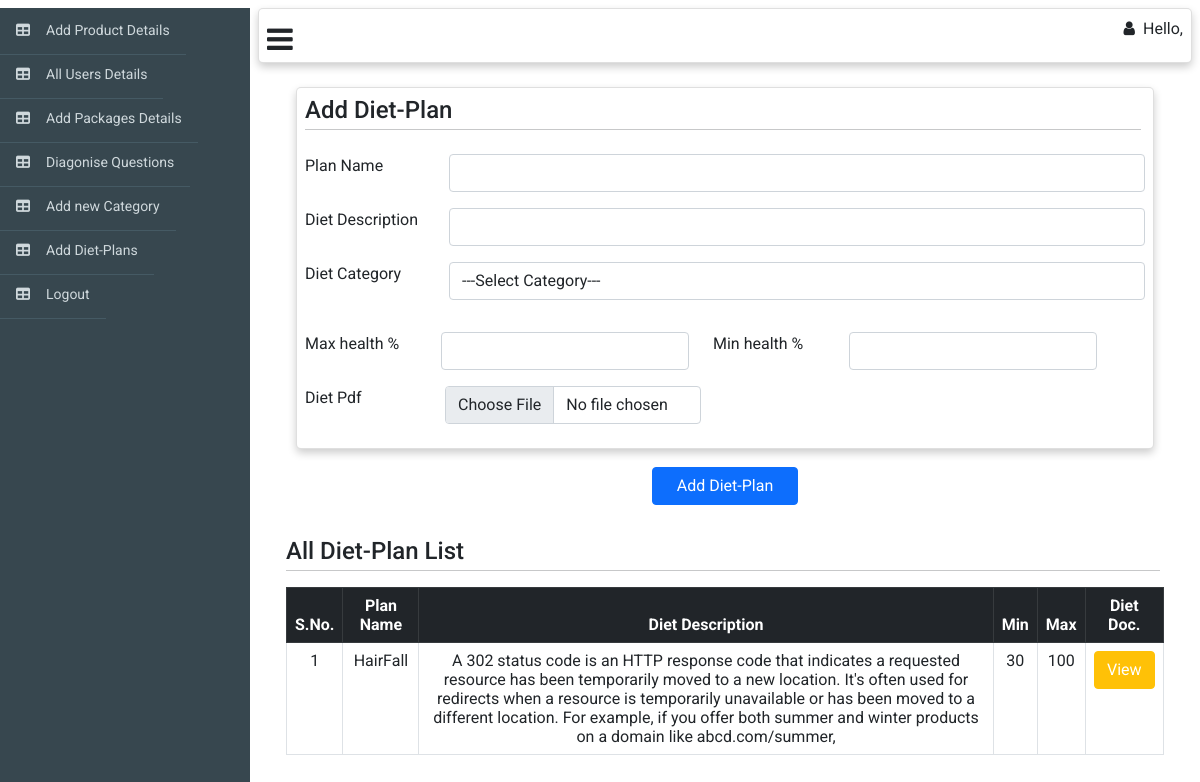
Before: /web_admin/add-diet-plan with the older database file.
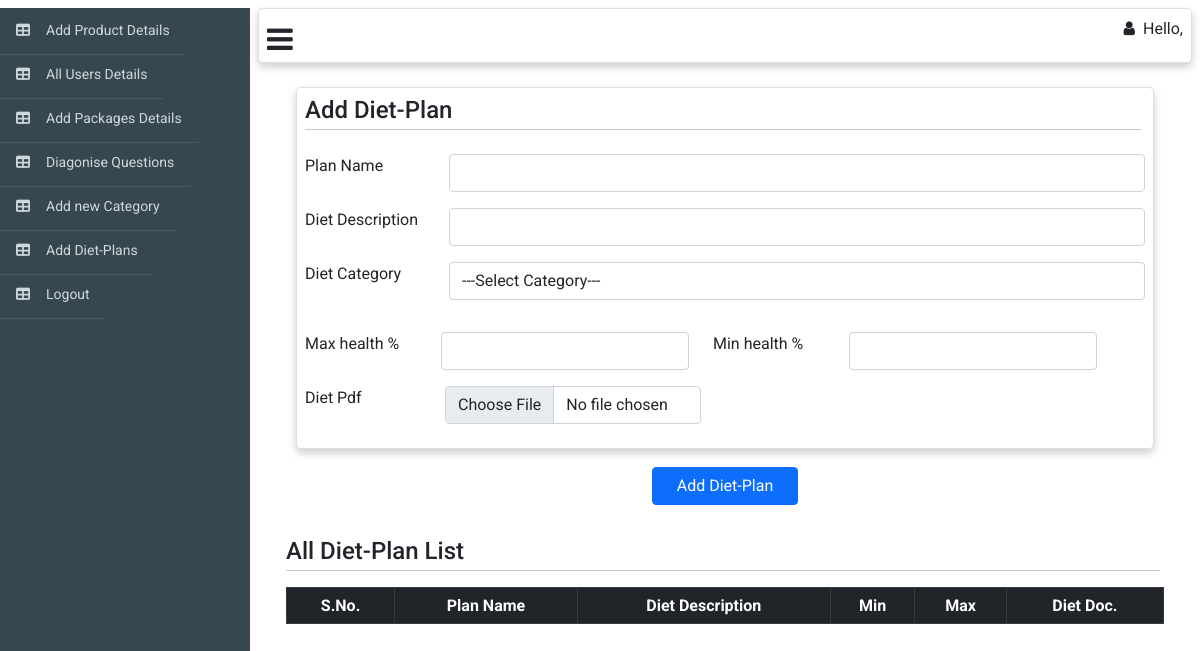
After: the same page with the newer database file.
### web_admin/models.py (models this page shows)
class diet_plan(models.Model):
    name = models.CharField(max_length=50)
    description = models.TextField()
    min = models.IntegerField(default=0)
    max = models.IntegerField(default=0)
    category = models.ForeignKey(category,on_delete=models.CASCADE)
    diet_doc = models.FileField(upload_to='diet_doc/',null=True,blank=True)
    created_at = models.DateTimeField(auto_now_add=True)
    updated_at = models.DateTimeField(auto_now=True)

### web_admin/views.py (the view, shortened to what this page needs)
# urls.py: path('add-diet-plan',AddDietPlan.as_view(),name='add-diet-plan'),
class AddDietPlan(APIView):
    model = diet_plan
    template_name = "add_diet_plan.html"
    def get(self,request,*args, **kwargs):
        list = self.model.objects.all()
        category_list = category.objects.all()
        context={'list':list,'category_list':category_list}
        return render(request,self.template_name,context)

### web_admin/templates/add_diet_plan.html (shortened to what this page needs)
{% extends "web_adminbase.html" %} {% block body %}{% load static %}
<div class="m-4">
  <div class="card me-6 p-2" style="width: auto">
    <h4 class="m-0 p-0">
      Add Diet-Plan
      <hr class="hr p-0 mt-1 me-1" />
    </h4>
    <form
      action="/web_admin/add-diet-plan"
      method="post"
      enctype="multipart/form-data"
    >
      <div class="form-group row mt-2">
        <label for="" class="col-sm-2 form-control-label">Plan Name</label>
        <div class="col-sm-10">
          <input
            type="text"
            name="name"
            id="alias-textbox"
            class="form-control"
            required
          />
        </div>
      </div>
      <div class="form-group row mt-3">
        <label for="" class="col-sm-2 form-control-label">Diet Description</label>
        <div class="col-sm-10">
          <input
            type="text"
            name="description"
            id="alias-textbox"
            class="form-control"
            required
          />
        </div>
      </div>
      <div class="form-group row mt-3">
        <label for="" class="col-sm-2 form-control-label">Diet Category</label>
        <div class="col-sm-10">
          <select  name="category"
          id="alias-textbox"
          class="form-control"
          required>
          <option  value="" disabled selected hidden>---Select Category---</option>
        </select>
        </div>
      </div>
      <div class="form-group row mt-3">
        <div class="form-group row mt-3 col-sm-6">
          <label for="" class="col-sm-4 form-control-label">Max health %</label>
          <div class="col-sm-8">
            <input
              type="number"
              name="max"
              min="0"
              max="100"
              id="alias-textbox"
              class="form-control"
            />
          </div>
        </div>
        <div class="form-group row mt-3 col-sm-6">
          <label for="" class="col-sm-4 form-control-label">Min health %</label>
          <div class="col-sm-8">
            <input
              type="number"
              name="min"
              min="0"
              max="100"
              id="alias-textbox"
              class="form-control"
            />
          </div>
        </div>
      </div>
      <div class="form-group row mt-3 col-sm-6">
        <label for="" class="col-sm-4 form-control-label">Diet Pdf</label>
        <div class="col-sm-8">
            <input name="diet_doc"
            type="file"
            id="alias-textbox"
            accept="application/pdf"
            class="form-control"
          />
        </div>
      </div>
    </div>
      <div class="d-flex justify-content-center mt-2">
        <button type="submit" class="btn btn-primary pe-4 ps-4 m-2">
          Add Diet-Plan
        </button>
      </div>
    <h4 class="mt-4 p-0">
      All Diet-Plan List
      <hr class="hr p-0 mt-1 me-1" />
    </h4>
    <table
      id="example"
      class="table table-bordered text-center"
      style="width: 100%"
    >
      <thead class="table-dark text-center">
        <tr class="p-3 text-center">
          <th>S.No.</th>
          <th>Plan Name</th>
          <th>Diet Description</th>
          <th>Min</th>
          <th>Max</th>
          <th>Diet Doc.</th>
        </tr>
      </thead>
      <tbody>
        {% for obj in list %}
        <tr>
          <td>{{forloop.counter}}</td>
          <td>{{obj.name}}</td>
          <td>{{obj.description}}</td>
          <td>{{obj.min}}</td>
          <td>{{obj.max}}</td>
          <td>
            <a class="btn btn-warning text-white" href="{{obj.diet_doc.url}}"
              >View</a
            >
          </td>
        </tr>
        {% endfor %}
      </tbody>
    </table>
  </div>
</div>
{% endblock %}

Changed rows visible on the page:
removed diet_plan: name "HairFall", description "A 302 status code is an HTTP response code that indicates a requested resource has been temporarily moved to a new location. It's often used for redirects when a resource is temporarily unavailable or has been moved to a different location. For example, if you offer both summer and winter products on a domain like abcd.com/summer,", min "30", max "100"
